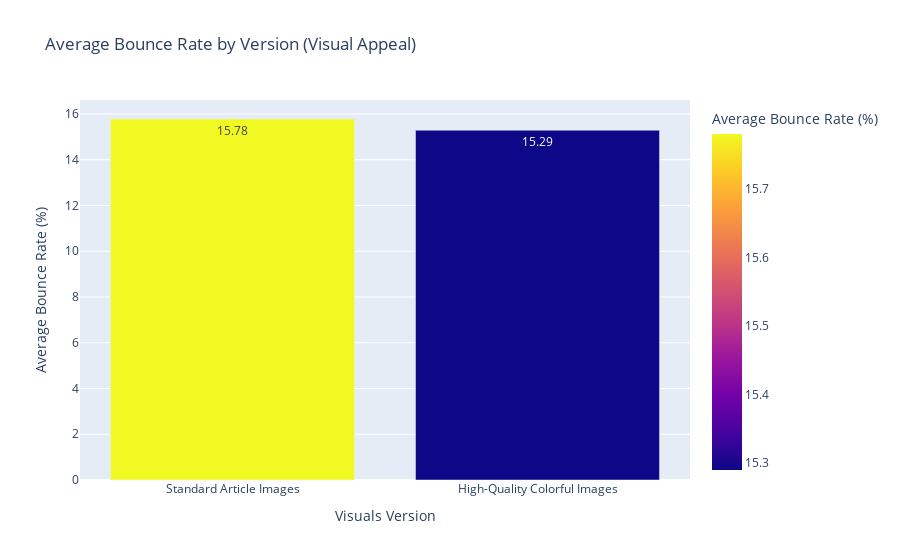

The cell this chart's notebook holds for it:
### Markdown cell above
##  6.3 Average Bounce Rate -Visuals

### Code cell
# Create a bar chart for Average Bounce Rate
bounce_rate_fig = px.bar(
    df_visual_appeal,
    x='Version',
    y='Average_Bounce_Rate (%)',
    title='Average Bounce Rate by Version (Visual Appeal)',
    labels={'Average_Bounce_Rate (%)': 'Average Bounce Rate (%)', 'Version': 'Visuals Version'},
    text='Average_Bounce_Rate (%)',  # Add data labels
    color='Average_Bounce_Rate (%)',  # Color bars based on the metric
    color_continuous_scale=px.colors.sequential.Plasma
)
bounce_rate_fig.show()

### Figure 1 — Plotly figure (JSON) as saved in the notebook; plotly's stock layout.template omitted (floating-point values rounded to 4 significant figures)
{"data": [{"alignmentgroup": "True", "hovertemplate": "Visuals Version=%{x}<br>Average Bounce Rate (%)=%{marker.color}<extra></extra>", "legendgroup": "", "marker": {"color": [15.78, 15.29], "coloraxis": "coloraxis", "pattern": {"shape": ""}}, "name": "", "offsetgroup": "", "orientation": "v", "showlegend": false, "text": [15.78, 15.29], "textposition": "auto", "type": "bar", "x": ["Standard Article Images", "High-Quality Colorful Images"], "xaxis": "x", "y": [15.78, 15.29], "yaxis": "y"}], "layout": {"autosize": true, "barmode": "relative", "coloraxis": {"colorbar": {"title": {"text": "Average Bounce Rate (%)"}}, "colorscale": [[0, "#0d0887"], [0.1111, "#46039f"], [0.2222, "#7201a8"], [0.3333, "#9c179e"], [0.4444, "#bd3786"], [0.5556, "#d8576b"], [0.6667, "#ed7953"], [0.7778, "#fb9f3a"], [0.8889, "#fdca26"], [1, "#f0f921"]]}, "legend": {"tracegroupgap": 0}, "title": {"text": "Average Bounce Rate by Version (Visual Appeal)"}, "xaxis": {"anchor": "y", "autorange": true, "domain": [0, 1], "range": [-0.5, 1.5], "title": {"text": "Visuals Version"}, "type": "category"}, "yaxis": {"anchor": "x", "autorange": true, "domain": [0, 1], "range": [0, 16.61], "title": {"text": "Average Bounce Rate (%)"}, "type": "linear"}}}
